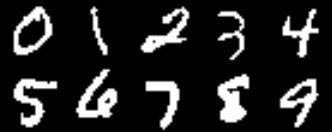
%> input picture Lab Materials/matlab/q4.jpg, 332 x 132 px
$ octave quest4.m   (GNU Octave 9; MATLAB toolbox functions it lacks are replaced by stand-ins)
%> lines starting %> are read from the running program, lines starting %| are printed output that depends on the picture
clear all;
a=imread('q4.jpg');
%> a is the input picture: size 132x332x3 uint8; min 0, max 255, mean 38.2
subplot(331),imshow(a),title('orig img');
sq=ones(3,3);

ae=imerode(a,sq); %a-b
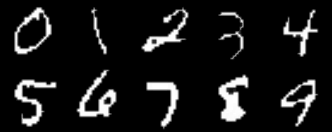
%> ae: size 132x332x3 uint8; min 0, max 255, mean 24.3
ad=imdilate(a,sq);  %a+b
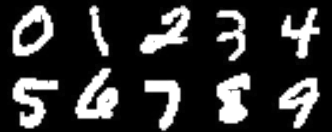
%> ad: size 132x332x3 uint8; min 0, max 255, mean 52.7
subplot(332),imshow(ae),title('eroded image');
subplot(333),imshow(ad),title('dilated img');

%ao=imopen(a,sq);
ao=ae+ad;
%ac=imclose(a,sq);
ac=ad+ae;
subplot(334),imshow(ao),title('opening');
subplot(335),imshow(ac),title('closing');
%((a-b) +b) +b) -b
ib=a-ae;
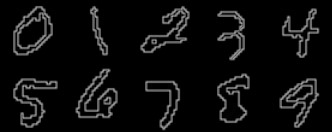
%> ib: size 132x332x3 uint8; min 0, max 164, mean 13.9
ex=ad-a;
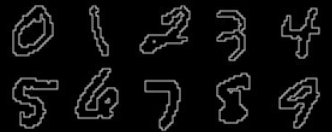
%> ex: size 132x332x3 uint8; min 0, max 164, mean 14.5
subplot(336),imshow(ib),title('internal boundary');
subplot(337),imshow(ac),title('external boundary');
mg=ad-ae;
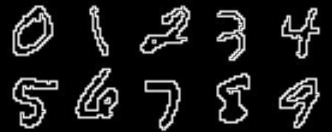
%> mg: size 132x332x3 uint8; min 0, max 250, mean 28.4
subplot(338),imshow(mg),title('morphological gradient');
noiseremoval=imerode(imdilate(imdilate(ae,sq),sq),sq);
subplot(339),imshow(noiseremoval),title('noise removal');
%ah=imfill(a,'holes');
%subplot(336),imshow(ah),title('hole fillin');

$ run again, with Lab Materials/matlab/q1.jpg copied over Lab Materials/matlab/q4.jpg
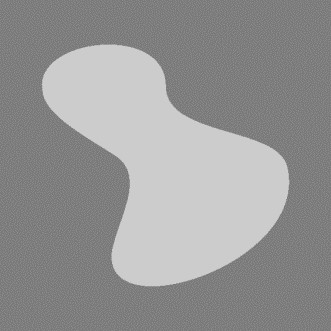
%> input picture Lab Materials/matlab/q1.jpg, 331 x 331 px
%> a is the input picture: size 331x331x3 uint8; min 107, max 216, mean 149
%> `ib=a-ae;`:
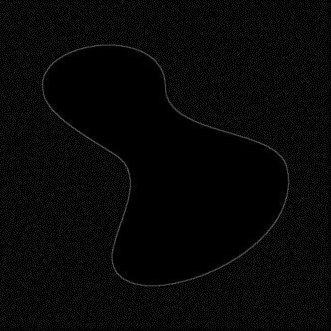
%> ib: size 331x331x3 uint8; min 0, max 97, mean 7.1
%> `mg=ad-ae;`:
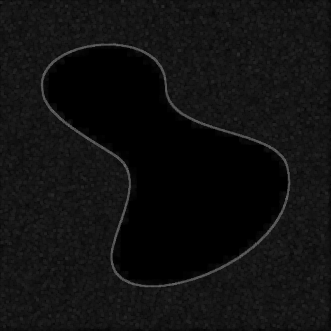
%> mg: size 331x331x3 uint8; min 0, max 100, mean 16.4

$ run again, with Lab Materials/matlab/q3.jpg copied over Lab Materials/matlab/q4.jpg
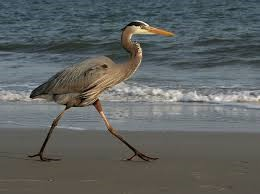
%> input picture Lab Materials/matlab/q3.jpg, 260 x 194 px
%> a is the input picture: size 194x260x3 uint8; mean R, G, B 94.9, 98.5, 97
%> `mg=ad-ae;`:
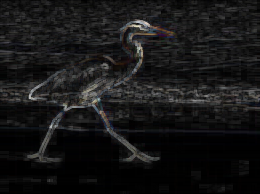
%> mg: size 194x260x3 uint8; mean R, G, B 22.4, 22.2, 22.5
%> `noiseremoval=imerode(imdilate(imdilate(ae,sq),sq),sq);`:
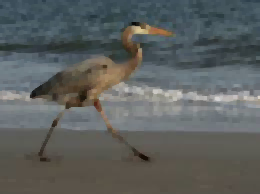
%> noiseremoval: size 194x260x3 uint8; mean R, G, B 92.3, 95.9, 94.5
